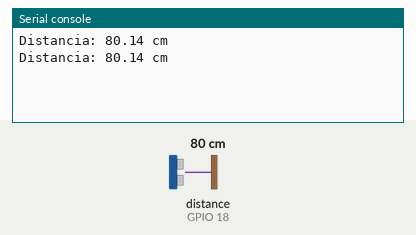
This program was run on a simulated ESP32 board running MicroPython. Parts: the last lines printed to the serial console. The test bench sets the inputs (shaded band); at power-on: distance to the obstacle (sensor on GPIO 18) 80 cm. The echo pulse lasts 58.3 µs per cm.

Above: at 1.2 s.
1.3 s: distance to the obstacle (sensor on GPIO 18) set to 2 cm
At 2.6 s:
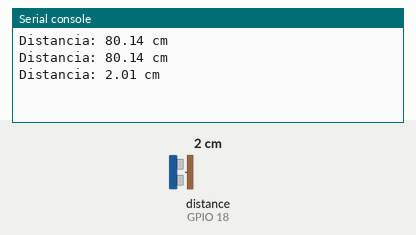
2.8 s: distance to the obstacle (sensor on GPIO 18) set to 4 cm
At 3.8 s:
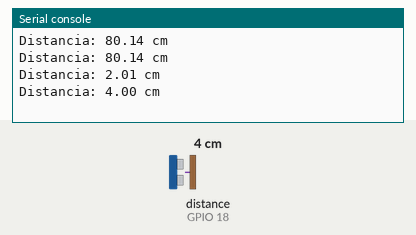
Timing chart, 0 to 5.8 s (numbered marks = the images above; inputs shaded):
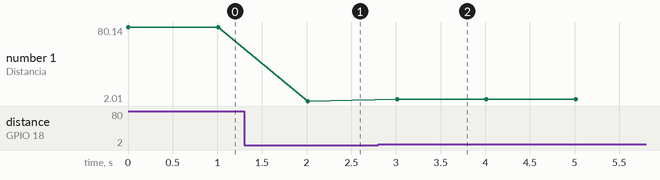

The program:

main_distancia.py
```python
from machine import Pin, time_pulse_us
import time

class HCSR04:
    def __init__(self, trig_pin, echo_pin):
        self.trig = Pin(trig_pin, Pin.OUT)
        self.echo = Pin(echo_pin, Pin.IN)
        self.trig.off()

    def distance_cm(self):
        # Enviar un pulso de 10us para iniciar la medición
        self.trig.off()
        time.sleep_us(2)
        self.trig.on()
        time.sleep_us(10)
        self.trig.off()

        # Medir el tiempo del pulso de respuesta del ECHO
        duration = time_pulse_us(self.echo, 1, 1000000)  # Espera hasta 1 segundo para un pulso de alta (1)

        # Calcular la distancia en cm (velocidad del sonido = 34300 cm/s)
        distance = (duration / 2) / 29.1
        return distance

# Pines de HC-SR04 a ESP32
TRIG_GPIO5_PIN = 5
ECHO_GPIO18_PIN = 18


# VCC   =>  5V
# Trig  =>  GPIO5
# Echo  =>  GPIO18
# GND   =>  GND


# Inicialización del sensor
sensor = HCSR04(TRIG_GPIO5_PIN, ECHO_GPIO18_PIN)

while True:
    try:
        distance = sensor.distance_cm()
        print("Distancia: {:.2f} cm".format(distance))
    except OSError as e:
        print("Error al medir la distancia:", e)
    time.sleep(1)
```

Measured:
- after the input at 1.3 s, the serial console: prints a new line after 0.71 s (image 1)
- after the input at 2.8 s, the serial console: prints a new line after 0.21 s (image 2)
- plotted number 1: 80.14 → 2.01 after the input at 1.3 s, 2.01 → 4 after the input at 2.8 s
